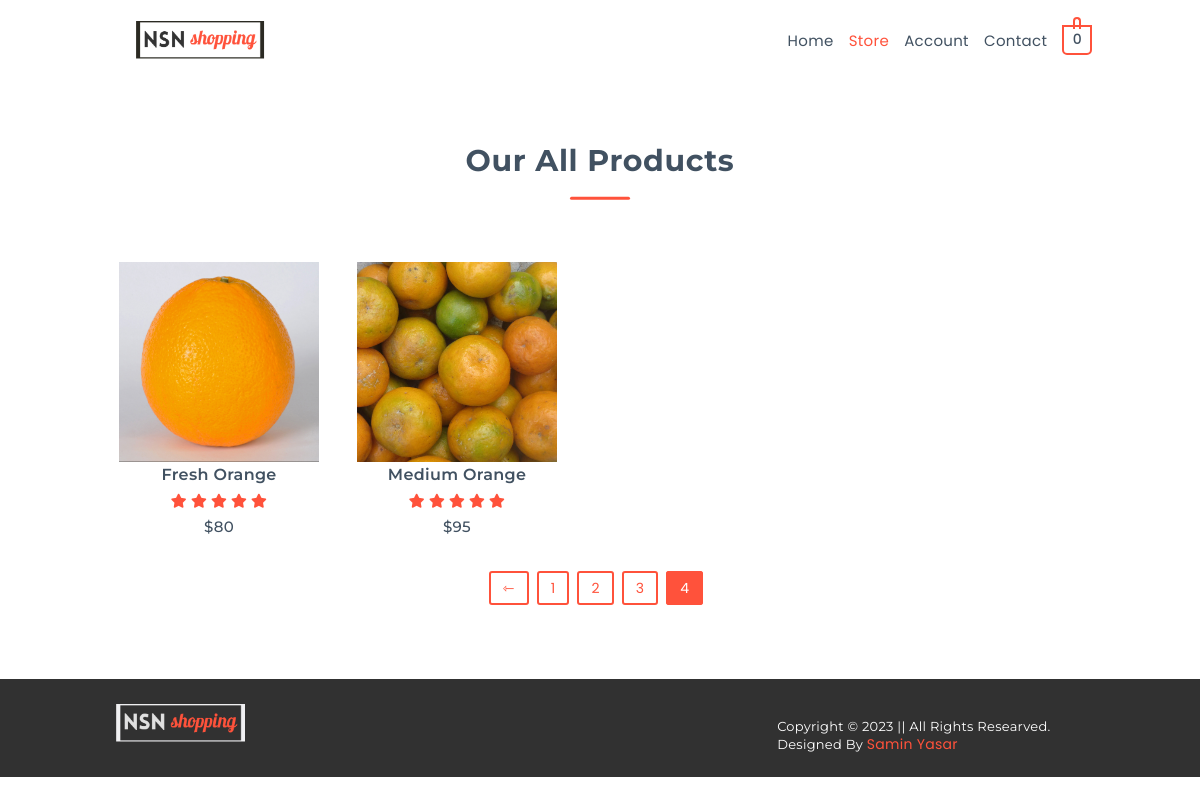
Screenshot of /store.php?current_page=4 with the database file from the repository.
### tables this page shows
CREATE TABLE `product_info` (
  `id` int(255) NOT NULL,
  `name` varchar(255) NOT NULL,
  `price` varchar(255) NOT NULL,
  `description` text NOT NULL,
  `category` varchar(255) NOT NULL,
  `date` varchar(255) NOT NULL,
  `author` varchar(255) NOT NULL,
  `img` varchar(255) NOT NULL
);

### include/functions.php (called while the page is built, shortened)
<?php
function allData($connect, $db_table)
{
  $result = "";
  $query_select = "SELECT * FROM $db_table";
  $result_select = mysqli_query($connect, $query_select);
  if ($result_select) {
    $result = $result_select;
  } else {
    $result = false;
  }
  return $result;
}
function allDataPagination($connect, $db_table, $offset, $limit)
{
  $result = "";
  $query_select = "SELECT * FROM $db_table LIMIT {$offset}, {$limit}";
  $result_select = mysqli_query($connect, $query_select);
  if ($result_select) {
    $result = $result_select;
  } else {
    $result = false;
  }
  return $result;
}

### include/connect.php (called while the page is built, shortened)
<?php
$currency = "$";

### store.php (the view, shortened to what this page needs)
<!DOCTYPE html>
<html lang="en">
<head>
    <link rel="stylesheet" href="./icon/css/all.min.css">
    <link rel="stylesheet" href="vendor/css/normalize.css">
    <link rel="stylesheet" href="vendor/css/grid.css">
    <link rel="stylesheet" href="css/style.css">
    <link rel="stylesheet" href="css/header.css">
    <link rel="stylesheet" href="css/footer.css">
    <link rel="stylesheet" href="css/store.css">
</head>
<body>
    <?php include "header.php"; ?>
    <section class="productSection">
        <div class="row">
            <div class="productHeader">
                <h2>our all products</h2>
            </div>
        </div>
        <div class="row">
            <div class="productContainer">
                <?php
                if (isset($_REQUEST["current_page"])) {
                    $current_page = $_REQUEST["current_page"];
                } else {
                    $current_page = 1;
                }
                $limit = 12;
                $Offset = ($current_page - 1) * $limit;
                if (allDataPagination($connect, "product_info", $Offset, $limit) == false) {
                    header("location: store.php?err=notFound");
                } else {
                    $result_select_product = allDataPagination($connect, "product_info", $Offset, $limit);
                    while ($row_select_product = mysqli_fetch_assoc($result_select_product)) {
                        $product_id = $row_select_product["id"];
                        $product_name = $row_select_product["name"];
                        $product_price = $row_select_product["price"];
                        $product_img = $row_select_product["img"];
                ?>
                        <div class="co1 span-1-of-4 productBox">
                            <a href="product_details.php?product_id=<?php echo $product_id; ?>&product_name=<?php echo $product_name; ?>">
                                <div class="productImage">
                                    <img src="admin/upload/<?php echo $product_img; ?>">
                                </div>
                                <div class="productName">
                                    <h4><?php echo $product_name; ?></h4>
                                </div>
                                <div class="productStatus">
                                    <i class="fa fa-star"></i>
                                    <i class="fa fa-star"></i>
                                    <i class="fa fa-star"></i>
                                    <i class="fa fa-star"></i>
                                    <i class="fa fa-star"></i>
                                </div>
                                <div class="productPrice">
                                    <h5><?php echo $currency . $product_price; ?></h5>
                                </div>
                            </a>
                        </div>
                <?php
                    }
                }
                ?>
            </div>
        </div>
        <div class="row">
            <div class="paginationContainer">
                <?php
                $result_select_page = allData($connect, "product_info");
                $total_data = mysqli_num_rows($result_select_page);
                $total_page = ceil($total_data / $limit);
                if ($total_page > 1) {
                ?>
                    <ul class='pagination store-pagination'>
                        <?php
                        if ($current_page > 1) {
                        ?>
                            <li><a href="store.php?current_page=<?php echo $current_page - 1; ?>">⇽</a></li>
                        <?php
                        }
                        $active_link = "";
                        for ($i = 1; $i <= $total_page; $i++) {
                            if ($current_page == $i) {
                                $active_link = "active";
                            } else {
                                $active_link = "";
                            }
                        ?>
                            <li class="<?php echo $active_link; ?>"><a href="store.php?current_page=<?php echo $i; ?>"><?php echo $i; ?></a></li>
                        <?php
                        }
                        ?>
                    </ul>
                <?php
                }
                ?>
            </div>
        </div>
    </section>
    <?php include "footer.php"; ?>
</body>
</html>

### css/style.css (style rules this page uses)
*, *:after, *:before { margin: 0; padding: 0; box-sizing: border-box; -webkit-user-drag: none; }
html { font-size: 62.5%; scroll-behavior: smooth; text-rendering: optimizeLegibility; }
:root { --font-heading: "Montserrat", sans-serif; --font-para: "Poppins", sans-serif; --line-height: 1.4; --letter-spacing: 0.02em; --base-color: #ff523b; --font-color: #fff; --head-color: #415161; --para-color: #415161; --transition: all 0.3s; }
body { cursor: default; font-size: 1.4rem; font-weight: 400; font-family: var(--font-para); }
a { color: var(--para-color); font-size: 1.4rem; font-weight: 400; font-family: var(--font-para); letter-spacing: var(--letter-spacing); line-height: var(--line-height); }
h2 { color: var(--head-color); font-size: 3rem; font-weight: 700; font-family: var(--font-heading); letter-spacing: var(--letter-spacing); line-height: var(--line-height); margin: 0; position: relative; }
h4 { color: var(--head-color); font-size: 2rem; font-weight: 600; font-family: var(--font-heading); letter-spacing: var(--letter-spacing); line-height: var(--line-height); margin: 0; }
h5 { color: var(--head-color); font-size: 1.5rem; font-weight: 500; font-family: var(--font-heading); letter-spacing: var(--letter-spacing); line-height: var(--line-height); margin: 0; }
h2::after { content: ""; width: 6rem; height: 0.3rem; display: block; position: absolute; top: 145%; left: 50%; transform: translate(-50%, -145%); background: var(--base-color); border: none; border-radius: 0.5rem; }
.row { width: 100rem; margin: 0 auto; }

### css/store.css (style rules this page uses)
.productSection { width: 100%; height: auto; padding: 5% 0; }
.productHeader { text-align: center; }
.productHeader h2 { text-transform: capitalize; color: var(--head-color); }
.productContainer { width: 100%; height: auto; padding: 7% 0 2% 0; }
.productBox { cursor: pointer; float: left; margin: 1% 0 2% 0; transition: all 0.5s; }
.productBox a { text-decoration: none; }
.productImage { width: 100%; height: auto; }
.productImage img { display: block; margin: auto; width: 20rem; height: 20rem; object-fit: cover; object-position: center center; }
.productName { text-align: center; margin: 1% 0; }
.productName h4 { text-transform: capitalize; color: var(--head-color); font-size: 1.6rem; }
.productStatus { width: 100%; text-align: center; margin: 2% 0; }
.productStatus i { color: var(--base-color); }
.productPrice { text-align: center; margin: 1% 0; }
.productPrice h5 { color: var(--head-color); text-transform: capitalize; }
.paginationContainer { width: 100%; height: auto; padding: 2% 0; }
.pagination { width: 100%; height: auto; margin: 0 auto; display: flex; align-items: center; justify-content: center; text-align: center; border-radius: 0.4rem; list-style: none; }
.pagination li { margin: 0 0.8rem 0 0; }
.pagination li a { color: var(--base-color); background: transparent; border: 0.2rem solid var(--base-color); border-radius: 0.3rem; text-decoration: none; padding: 0.5rem 1.2rem; }
.pagination li.active a, .pagination li:hover a { color: var(--font-color); background: var(--base-color); cursor: pointer; transition: var(--transition); }

### rows the page displays
product_info: img (picture), name "Fresh Orange", price "80"
product_info: img (picture), name "Medium Orange", price "95"

### other values shown
$all_nav_links[$i] "Home"
$all_nav_links[$i] "Store"
$all_nav_links[$i] "Account"
$all_nav_links[$i] "Contact"
$count_cart_number "0"
